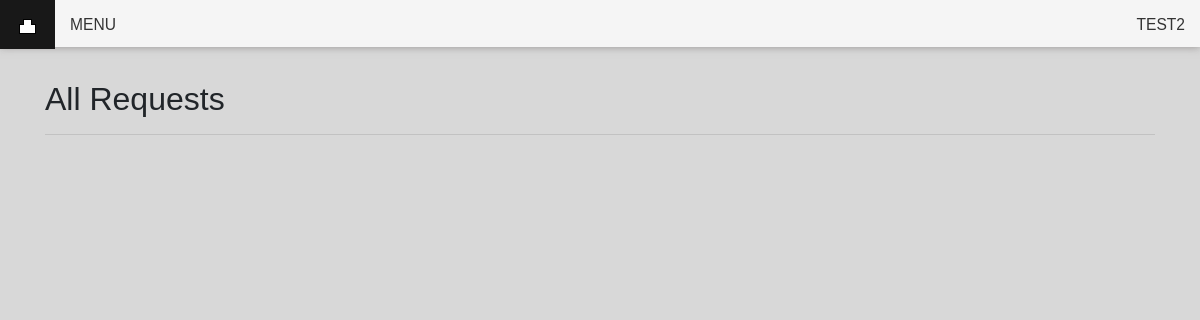
The app's page /all_requests.php (signed in), older data.
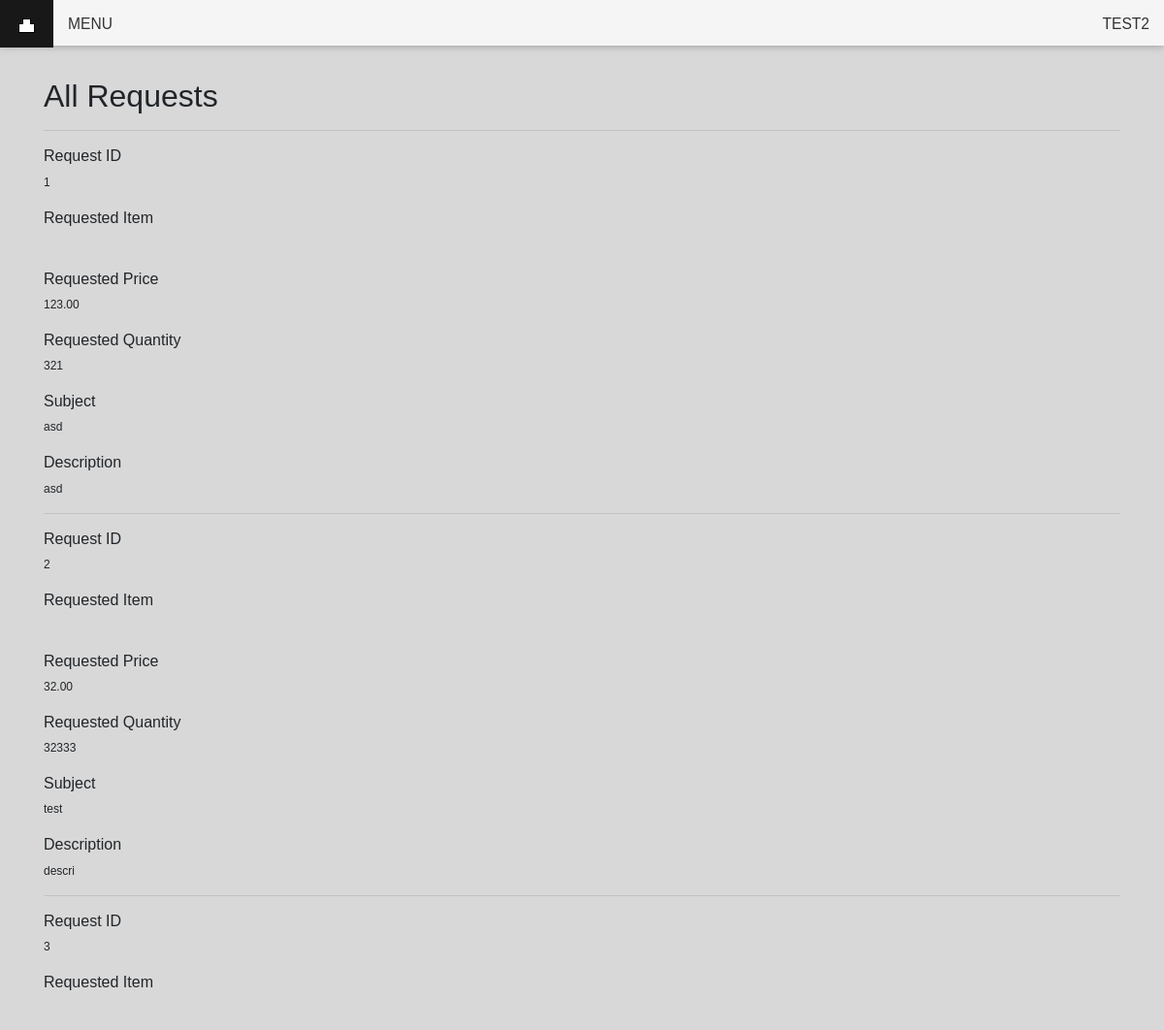
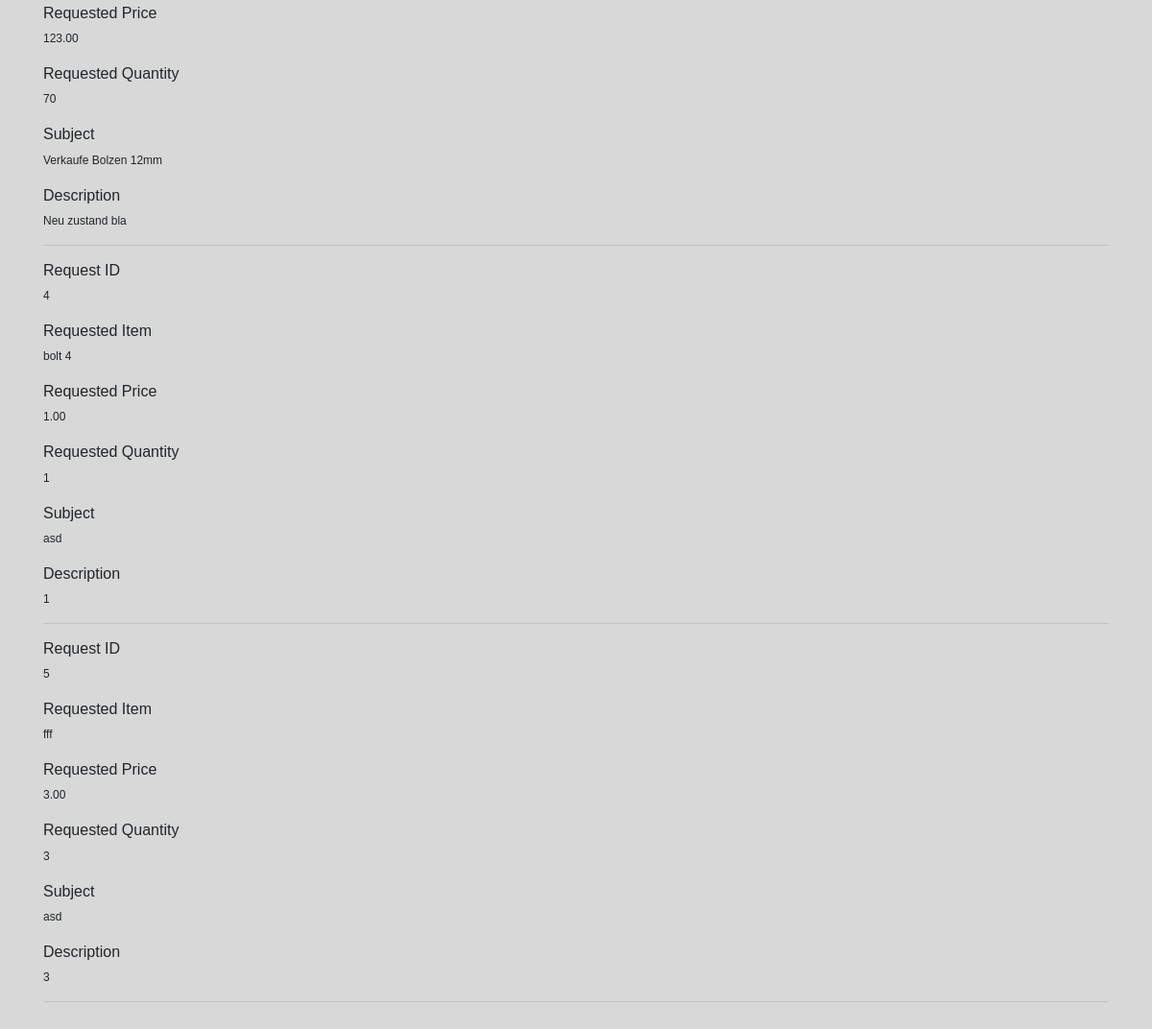
The same page, newer data (2 pictures, top to bottom).
### tables this page shows
CREATE TABLE `customer` (
  `id` int(11) NOT NULL,
  `username` varchar(50) NOT NULL,
  `Name` varchar(50) NOT NULL,
  `Surname` varchar(50) NOT NULL,
  `Mail` varchar(50) NOT NULL,
  `Pass` varchar(255) NOT NULL
);

CREATE TABLE `requests` (
  `id` int(11) NOT NULL,
  `c_id` int(11) NOT NULL,
  `Item` varchar(50) NOT NULL,
  `subject` varchar(50) NOT NULL,
  `descr` varchar(255) NOT NULL,
  `timestamp` timestamp NOT NULL DEFAULT CURRENT_TIMESTAMP ON UPDATE CURRENT_TIMESTAMP,
  `price` decimal(20,2) NOT NULL,
  `quantity` int(11) NOT NULL,
  `status` enum('Open','Closed') NOT NULL
);

### func.php (called while the page is built, shortened)
<?php
class USER
{
	private $conn;
	public function __construct()
	{
		$database = new Database();
		$db = $database->dbConnection();
		$this->conn = $db;
    }
	public function runQuery($sql)
	{
		$stmt = $this->conn->prepare($sql);
		return $stmt;
	}
}
?>

### all_requests.php (the view, shortened to what this page needs)
<?php
	require_once("func.php");
	$auth_user = new USER();
	$user_req = new USER();
	$user_id = $_SESSION['user_session'];
	$stmt = $auth_user->runQuery("SELECT * FROM customer WHERE id=:id");
	$stmt->execute(array(":id"=>$user_id));
    $userRow=$stmt->fetch(PDO::FETCH_ASSOC);
?>
<!DOCTYPE html>
<html>
<head>
    <link rel="stylesheet" href="https://maxcdn.bootstrapcdn.com/bootstrap/4.0.0-beta.2/css/bootstrap.min.css">
    <link rel="stylesheet" type="text/css" href="css/default.css" />
</head>
<body>
    <nav>
        <ul id="nav">
            <li class="home"><a href="home.php"><img src="img/home.png"></a></li>
            <li><a href="#s1">Menu</a>
            </li>
            <li class="login"><a href="#6"><?php print($userRow['username']); ?></a>
            </li>
        </ul>
    </nav>
    <div class="signin-form">
	<div class="container">
        <h2 class="form-signin-heading">All Requests</h2><hr />
        <?php
            $stmt = $user_req->runQuery("SELECT * FROM requests");
            $stmt->execute();
            while($userReq=$stmt->fetch(PDO::FETCH_ASSOC)){
                ?><h6> Request ID </h6><?php echo($userReq['id']);  ?> <br /><br /> <?php
                ?><h6> Requested Item </h6><?php echo($userReq['Item']);  ?> <br /><br /> <?php
                ?><h6> Requested Price </h6><?php echo($userReq['price']);  ?> <br /><br /> <?php
                ?><h6> Requested Quantity </h6><?php echo($userReq['quantity']);  ?> <br /><br /> <?php
                ?><h6> Subject </h6><?php echo($userReq['subject']);  ?> <br /><br /> <?php
                ?><h6> Description </h6><?php echo($userReq['descr']);
                ?>
                <br />
                <hr />
                <?php
            }
                ?>
            <br />
    </div>
    </div>
</body>
</html>

### css/default.css (style rules this page uses)
body { font-size: 0.75em; font-family: Helvetica, Arial, Geneva, sans-serif; background-color: #d8d8d8; }
html { height: 100%; }
nav { margin-left: -1%; margin-right: auto; margin-top: auto; width: 100%; }
div.container { height: auto; padding-top: 80px; }
#nav, #nav ul { list-style: none outside none; margin: 0; padding: 0; }
#nav { background-color: #F5F5F5; box-shadow:0 0 .5rem rgba(83,78,76,.5); float: left; margin-left: 1%; margin-right: 1%; position: relative; width: 100%; }
#nav > li { border-bottom: 3px solid transparent; float: left; margin-bottom: -5px; text-align: left; -moz-transition: all 300ms ease-in-out 0s; -ms-transition: all 300ms ease-in-out 0s; -o-transition: all 300ms ease-in-out 0s; -webkit-transition: all 300ms ease-in-out 0s; transition: all 300ms ease-in-out 0s; }
#nav li a { display: block; text-decoration: none; -moz-transition: color 450ms ease-in-out 0s, background-color 450ms ease-in-out 0s; -ms-transition: color 450ms ease-in-out 0s, background-color 450ms ease-in-out 0s; -o-transition: color 450ms ease-in-out 0s, background-color 450ms ease-in-out 0s; -webkit-transition: color 450ms ease-in-out 0s, background-color 450ms ease-in-out 0s; transition: color 450ms ease-in-out 0s, background-color 450ms ease-in-out 0s; white-space: normal; }
#nav > li > a { color: #333333; display: block; font-size: 1.3em; line-height: 49px; padding: 0 15px; text-transform: uppercase; }
#nav li.home > a { background-color: #181818; color: #FFFFFF; }
#nav li.login { border-bottom: 3px solid transparent; float: right; margin-bottom: -5px; text-align: right; -moz-transition: all 300ms ease-in-out 0s; -ms-transition: all 300ms ease-in-out 0s; -o-transition: all 300ms ease-in-out 0s; -webkit-transition: all 300ms ease-in-out 0s; transition: all 300ms ease-in-out 0s; }

Row changes from the older to the newer data that the page shows:
added requests: id "1", price "123.00", quantity "321", subject "asd", descr "asd"
added requests: id "2", price "32.00", quantity "32333", subject "test", descr "descri"
added requests: id "3", price "123.00", quantity "70", subject "Verkaufe Bolzen 12mm", descr "Neu zustand bla"
added requests: id "4", Item "bolt 4", price "1.00", quantity "1", subject "asd", descr "1"
added requests: id "5", Item "fff", price "3.00", quantity "3", subject "asd", descr "3"
